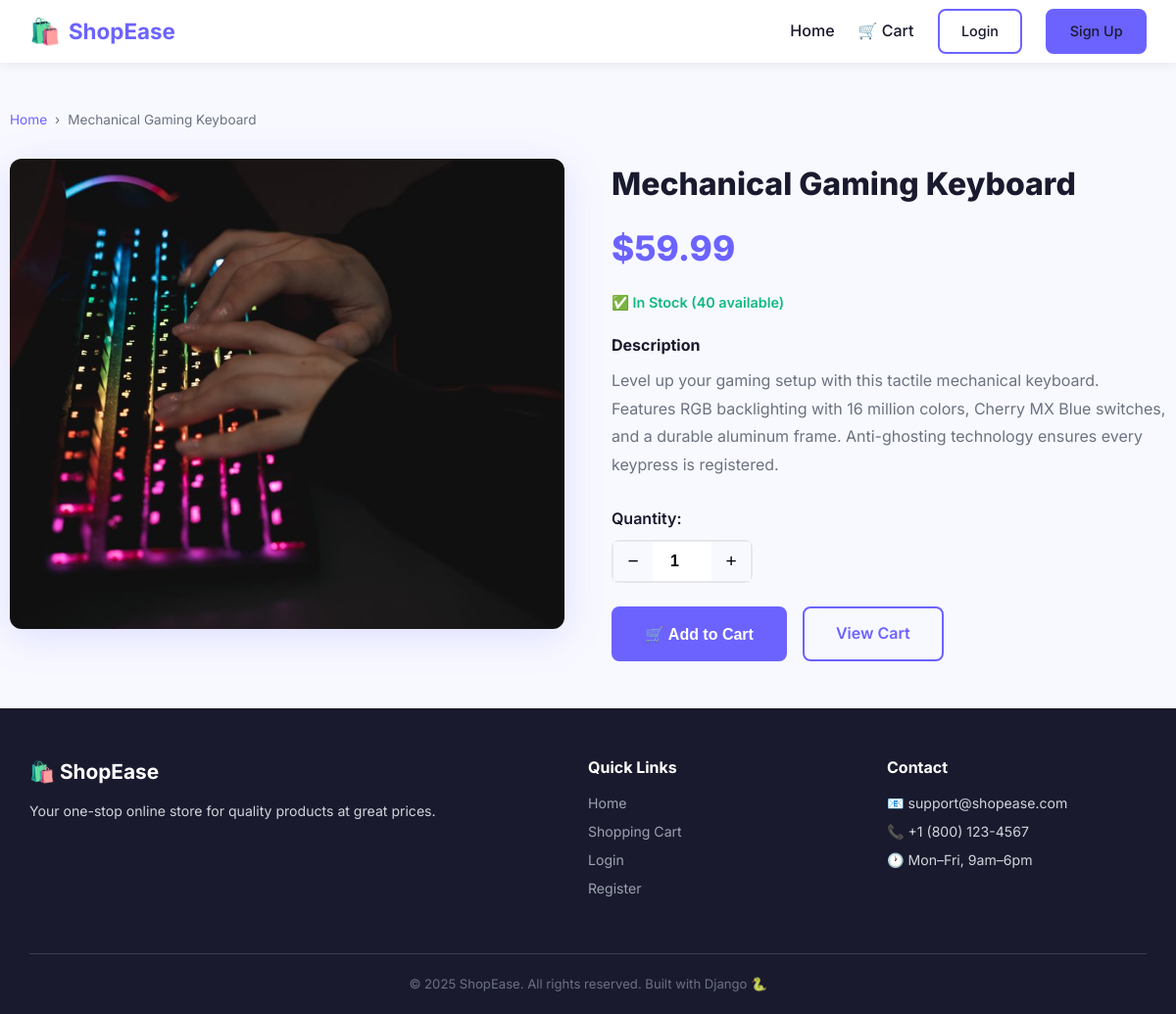
Screenshot of /product/2/ with the database file from the repository.
### store/models.py (models this page shows, shortened)
class Product(models.Model):
    name = models.CharField(max_length=200)
    description = models.TextField()
    short_description = models.CharField(max_length=300, blank=True)
    price = models.DecimalField(max_digits=10, decimal_places=2)
    image = models.ImageField(upload_to='products/', blank=True, null=True)
    stock = models.PositiveIntegerField(default=0)
    created_at = models.DateTimeField(auto_now_add=True)
    @property
    def is_in_stock(self):
        return self.stock > 0

### store/views.py (the view)
# urls.py: path('product/<int:product_id>/', views.product_detail, name='product_detail'),
def product_detail(request, product_id):
    product = get_object_or_404(Product, id=product_id)
    return render(request, 'store/product_detail.html', {'product': product})

### store/cart.py (called while the page is built)
    def __len__(self):
        return sum(item['quantity'] for item in self.cart.values())

### store/context_processors.py (called while the page is built)
def cart_count(request):
    cart = Cart(request)
    return {'cart_count': len(cart)}

### templates/store/product_detail.html (shortened to what this page needs)
{% extends 'base.html' %}
{% load static %}
{% block content %}
<div class="container section">
    <nav class="breadcrumb">
        <a href="{% url 'home' %}">Home</a>
        <span>›</span>
        <span>{{ product.name }}</span>
    </nav>
    <div class="product-detail-grid">
        <div class="product-detail-image-wrap">
            {% if product.image %}
                <img src="{{ product.image.url }}" alt="{{ product.name }}" class="product-detail-image" id="mainImage">
            {% else %}
                <div class="product-detail-placeholder">
                    <span>📦</span>
                    <p>No image available</p>
                </div>
            {% endif %}
        </div>
        <div class="product-detail-info">
            <h1 class="product-detail-name">{{ product.name }}</h1>
            <p class="product-detail-price">${{ product.price }}</p>
            {% if product.is_in_stock %}
                <p class="stock-status in-stock">✅ In Stock ({{ product.stock }} available)</p>
            {% else %}
                <p class="stock-status out-of-stock">❌ Out of Stock</p>
            {% endif %}
            <div class="product-detail-description">
                <h3>Description</h3>
                <p>{{ product.description }}</p>
            </div>
            {% if product.is_in_stock %}
                <form method="POST" action="{% url 'cart_add' product.id %}" class="add-to-cart-form">
                    <div class="quantity-selector">
                        <label for="quantity">Quantity:</label>
                        <div class="quantity-control">
                            <button type="button" class="qty-btn" id="qtyMinus">−</button>
                            <input
                                type="number"
                                name="quantity"
                                id="quantity"
                                value="1"
                                min="1"
                                max="{{ product.stock }}"
                                class="qty-input"
                            >
                            <button type="button" class="qty-btn" id="qtyPlus">+</button>
                        </div>
                    </div>
                    <div class="detail-actions">
                        <button type="submit" class="btn btn-primary btn-lg">
                            🛒 Add to Cart
                        </button>
                        <a href="{% url 'cart' %}" class="btn btn-outline btn-lg">View Cart</a>
                    </div>
                </form>
            {% else %}
                <div class="detail-actions">
                    <button class="btn btn-disabled btn-lg" disabled>Out of Stock</button>
                </div>
            {% endif %}
        </div>
    </div>
</div>
{% endblock %}

### static/css/style.css (style rules this page uses)
*, *::before, *::after { box-sizing: border-box; margin: 0; padding: 0; }
:root { --primary: #6c63ff; --primary-dark: #574fd6; --accent: #ff6584; --text: #1a1a2e; --text-muted: #6b7280; --bg: #f8f9ff; --surface: #ffffff; --border: #e5e7eb; --success: #10b981; --warning: #f59e0b; --danger: #ef4444; --radius: 12px; --radius-sm: 8px; --shadow: 0 4px 20px rgba(108,99,255,.12); --shadow-lg: 0 8px 40px rgba(108,99,255,.18); --transition: .25s ease; }
html { scroll-behavior: smooth; }
body { font-family: 'Inter', sans-serif; font-size: 1rem; line-height: 1.6; color: var(--text); background: var(--bg); display: flex; flex-direction: column; min-height: 100vh; }
a { color: var(--primary); text-decoration: none; transition: color var(--transition); }
img { max-width: 100%; display: block; }
.container { width: 100%; max-width: 1180px; margin: 0 auto; padding: 0 1.25rem; }
.section { padding: 3rem 0; }
.btn { display: inline-flex; align-items: center; justify-content: center; gap: .4rem; padding: .6rem 1.4rem; border-radius: var(--radius-sm); font-size: .9rem; font-weight: 600; border: 2px solid transparent; cursor: pointer; transition: all var(--transition); white-space: nowrap; }
.btn-primary { background: var(--primary); color: #fff; border-color: var(--primary); }
.btn-outline { background: transparent; color: var(--primary); border-color: var(--primary); }
.btn-lg { padding: .85rem 2rem; font-size: 1rem; }
.product-detail-grid { display: grid; grid-template-columns: 1fr 1fr; gap: 3rem; align-items: start; }
.product-detail-image-wrap { position: relative; border-radius: var(--radius); overflow: hidden; box-shadow: var(--shadow-lg); }
.product-detail-image { width:100%; max-height:480px; object-fit:cover; }
.product-detail-name { font-size: 2rem; font-weight: 800; margin-bottom: .75rem; }
.product-detail-price { font-size: 2.2rem; font-weight: 800; color: var(--primary); margin-bottom: 1rem; }
.stock-status { font-size:.9rem; font-weight:600; margin-bottom:1.25rem; }
.in-stock { color: var(--success); }
.product-detail-description { margin-bottom: 1.75rem; }
.product-detail-description h3 { font-size:1rem; font-weight:700; margin-bottom:.5rem; }
.product-detail-description p { color: var(--text-muted); line-height:1.8; }
.quantity-selector { margin-bottom: 1.5rem; }
.quantity-selector label { font-weight: 600; display:block; margin-bottom:.5rem; }
.quantity-control { display:flex; align-items:center; gap:0; border:2px solid var(--border); border-radius:var(--radius-sm); width:fit-content; }
.qty-btn { background:var(--bg); border:none; width:40px; height:40px; font-size:1.2rem; cursor:pointer; transition:background var(--transition); }
.qty-input { width:60px; height:40px; border:none; text-align:center; font-size:1rem; font-weight:700; }
.detail-actions { display:flex; gap:1rem; flex-wrap:wrap; }
.breadcrumb { display:flex; align-items:center; gap:.5rem; font-size:.85rem; color:var(--text-muted); margin-bottom:1.75rem; }
.breadcrumb a { color:var(--primary); }

### rows the page displays
Product: name "Mechanical Gaming Keyboard", image (picture), price "59.99", stock "40", description "Level up your gaming setup with this tactile mechanical keyboard. Features RGB backlighting with 16 million colors, Cherry MX Blue switches, and a durable aluminum frame. Anti-ghosting technology ensures every keypress is registered."
